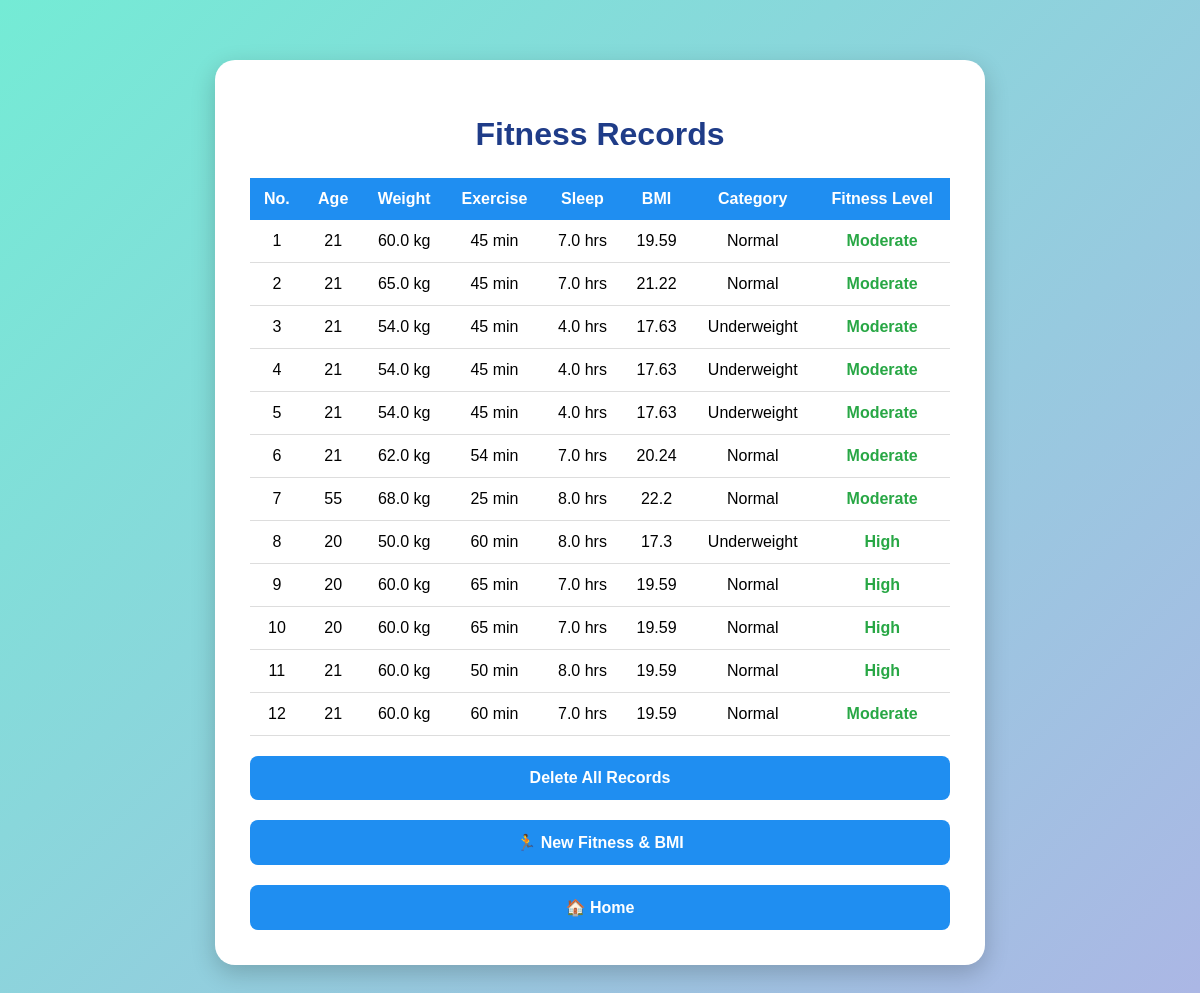
Screenshot of /history (signed in) with the database file from the repository.
### tables this page shows
CREATE TABLE predictions (

            id INTEGER PRIMARY KEY AUTOINCREMENT,

            age INTEGER,

            gender INTEGER,

            height REAL,

            weight REAL,

            exercise_minutes INTEGER,

            calories INTEGER,

            sleep_hours REAL,

            bmi REAL,

            bmi_category TEXT,

            fitness_level TEXT

        , user_id INTEGER);

### app.py (the view)
@app.route("/history")
def history():
    if not login_required():
        return redirect(url_for("login"))
    conn = sqlite3.connect(DATABASE)
    cursor = conn.cursor()
    cursor.execute("""
        SELECT *
        FROM predictions
        WHERE user_id = ?
        ORDER BY id DESC
    """, (
        session["user_id"],
    ))
    records = cursor.fetchall()
    conn.close()
    return render_template(
        "history.html",
        records=records
    )

### app.py (called while the page is built)
def login_required():
    if "user_id" not in session:
        return False
    return True

### templates/history.html (shortened to what this page needs)
<!DOCTYPE html>
<html>
<head>
<link rel="stylesheet"
      href="{{ url_for('static', filename='css/style.css') }}">
</head>
<body>
<div class="container history-container">
<h1>Fitness Records</h1>
{% if records %}
<table>
    <thead>
        <tr>
            <th>No.</th>
            <th>Age</th>
            <th>Weight</th>
            <th>Exercise</th>
            <th>Sleep</th>
            <th>BMI</th>
            <th>Category</th>
            <th>Fitness Level</th>
        </tr>
    </thead>
    <tbody>
        {% for record in records %}
        <tr>
            <td>{{ loop.index }}</td>
            <td>{{ record[1] }}</td>
            <td>{{ record[4] }} kg</td>
            <td>{{ record[5] }} min</td>
            <td>{{ record[7] }} hrs</td>
            <td>{{ record[8] }}</td>
            <td>{{ record[9] }}</td>
            <td class="fitness-cell">
                {{ record[10] }}
            </td>
        </tr>
        {% endfor %}
    </tbody>
</table>
{% else %}
<p>No fitness records available.</p>
{% endif %}
<form action="/delete-history"
      method="POST"
      onsubmit="return confirm('Are you sure you want to delete all fitness records?');">
    <button type="submit"
            class="delete-button">
        Delete All Records
    </button>
</form>
<a href="/input">
    <button>
        🏃 New Fitness & BMI
    </button>
</a>
<a href="/">
    <button>
        🏠 Home
    </button>
</a>
</div>
</body>
</html>

### static/css/style.css (style rules this page uses)
body { font-family: Arial, sans-serif; background: linear-gradient(135deg, #74ebd5, #ACB6E5); margin: 0; padding: 0; min-height: 100vh; }
.container { width: 450px; margin: 60px auto; padding: 35px; background: white; border-radius: 20px; box-shadow: 0 8px 25px rgba(0, 0, 0, 0.2); }
h1 { text-align: center; color: #1f3c88; margin-bottom: 25px; }
button { display: block; width: 100%; padding: 13px; margin-top: 20px; border: none; border-radius: 8px; background: #1f8ef1; color: white; cursor: pointer; font-size: 16px; font-weight: bold; }
.history-container { width: 700px; }
table { width: 100%; border-collapse: collapse; margin-top: 25px; background: white; }
th { background: #1f8ef1; color: white; padding: 12px; }
td { padding: 12px; text-align: center; border-bottom: 1px solid #ddd; }
.fitness-cell { color: #28a745; font-weight: bold; }
a { text-decoration: none; }

### rows the page displays
predictions: age "21", weight "60.0", exercise_minutes "45", sleep_hours "7.0", bmi "19.59", bmi_category "Normal", fitness_level "Moderate"
predictions: age "21", weight "65.0", exercise_minutes "45", sleep_hours "7.0", bmi "21.22", bmi_category "Normal", fitness_level "Moderate"
predictions: age "21", weight "54.0", exercise_minutes "45", sleep_hours "4.0", bmi "17.63", bmi_category "Underweight", fitness_level "Moderate"
predictions: age "21", weight "54.0", exercise_minutes "45", sleep_hours "4.0", bmi "17.63", bmi_category "Underweight", fitness_level "Moderate"
predictions: age "21", weight "54.0", exercise_minutes "45", sleep_hours "4.0", bmi "17.63", bmi_category "Underweight", fitness_level "Moderate"
predictions: age "21", weight "62.0", exercise_minutes "54", sleep_hours "7.0", bmi "20.24", bmi_category "Normal", fitness_level "Moderate"
predictions: age "55", weight "68.0", exercise_minutes "25", sleep_hours "8.0", bmi "22.2", bmi_category "Normal", fitness_level "Moderate"
predictions: age "20", weight "50.0", exercise_minutes "60", sleep_hours "8.0", bmi "17.3", bmi_category "Underweight", fitness_level "High"
predictions: age "20", weight "60.0", exercise_minutes "65", sleep_hours "7.0", bmi "19.59", bmi_category "Normal", fitness_level "High"
predictions: age "20", weight "60.0", exercise_minutes "65", sleep_hours "7.0", bmi "19.59", bmi_category "Normal", fitness_level "High"
predictions: age "21", weight "60.0", exercise_minutes "50", sleep_hours "8.0", bmi "19.59", bmi_category "Normal", fitness_level "High"
predictions: age "21", weight "60.0", exercise_minutes "60", sleep_hours "7.0", bmi "19.59", bmi_category "Normal", fitness_level "Moderate"
